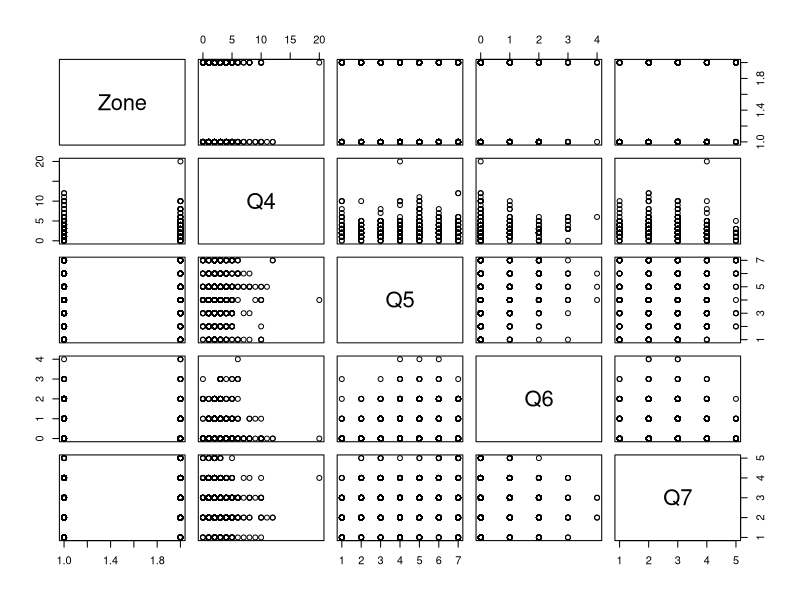
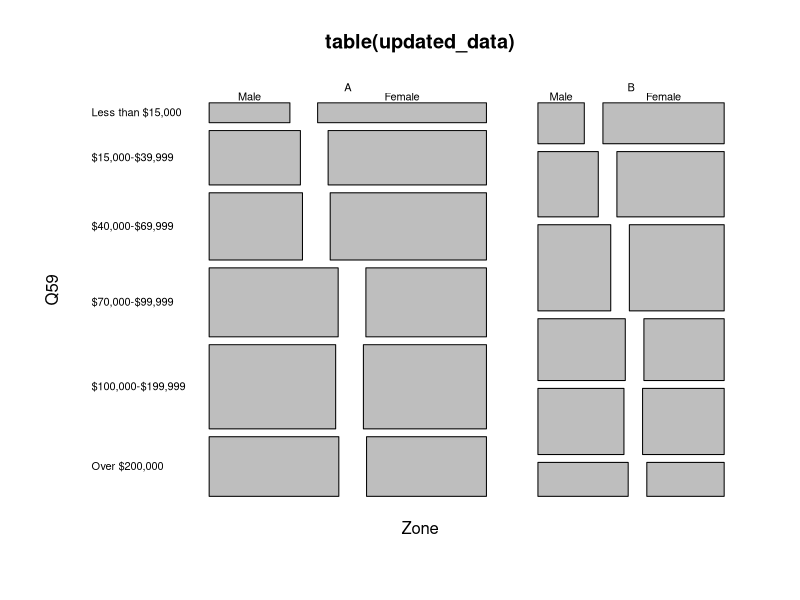

Write R code to recreate these figures, in order.
## ---- chunk 1
library(haven)
data <- read_sav('data/eds.spss.sample.sav')
## ---- chunk 2
# Structure of the data
str(data)
# Summary for a numerical variables
summary(data$Q4)
# Summary for a categorical variable
summary(as_factor(data$Q7))
## ---- chunk 3
# First 10 rows
head(data, 10)
# Last 10 rows
tail(data, 10)
# Total number of rows
nrow(data)
# Total number of columns
ncol(data)
# Column names
names(data) # also colnames(data)
## ---- chunk 4
library(dplyr)
library(magrittr) # for %>%
data <- data %>% mutate_at(vars(-Q4, -Q6, -Q50), as.factor)
## ---- chunk 5
# Plotting the first 5 columns
plot(data[,1:5])
## ---- chunk 6
data <- tibble::as_tibble(read_sav('data/eds.spss.sample.sav'))
## ---- chunk 7
head(data)
## ---- chunk 8
summary(data)
## ---- chunk 9
# Converting data types
updated_data <- data %>% mutate_at(vars(-Q4, -Q6, -Q50), as_factor)
## ---- chunk 10
summary(updated_data)
## ---- chunk 11
# Removing rows where birth year is irrelevant
# Here we decided that all birth year must be greater 1900
updated_data <- data %>% filter(Q50 > 1900)
# Now if we re-run its summary
summary(updated_data$Q50)
# Removing rows with birth year greater than 1900 and missing responses for Q4
updated_data <- data %>% filter(Q50 > 1900, !is.na(Q4))
summary(updated_data$Q50)
summary(updated_data$Q4)
## ---- chunk 12
data$Zone <- factor(data$Zone)
data <- data %>% mutate_at(vars(-Q4, -Q6, -Q50), as_factor)
## ---- chunk 13
# Creating a new dataframe with only zone, gender, and income column
updated_data <- data %>% select(Zone, Q59, Q51)
head(updated_data, 10)
plot(table(updated_data), las=1)
## ---- chunk 14
# To split the dataset into multiple dataframe of 10 rows each
max_number_of_rows_per_dataframe <- 10
total_number_rows_in_the_current_dataset <- nrow(data)
sets_of_10rows_dataframes <- split(data, 
                                   rep(1:ceiling(total_number_rows_in_the_current_dataset/max_number_of_rows_per_dataframe), 
                                       each=max_number_of_rows_per_dataframe, 
                                       length.out=total_number_rows_in_the_current_dataset)
                                   )
# Here are the first 2 dataframes
sets_of_10rows_dataframes[[1]] # or sets_of_10rows_dataframes$`1`
sets_of_10rows_dataframes[[2]]
## ---- chunk 15
data <- data %>% filter(Q50 > 1900)
## ---- chunk 16
# Replacing Q50 values to their age in 2020
updated_data <- data %>% mutate(Q50 = 2020 - Q50)
head(updated_data, 10)
# It is also possible to leave Q50 untouched and store the results into a new column
updated_data <- data %>% mutate(age = 2020 - Q50)
head(updated_data, 10)
summary(updated_data$age)
## ---- chunk 17
summary(as_factor(data$Q5))
## ---- chunk 18
# Recoding Q5
recoded.with.recode <- recode(data$Q5, `Not Worried At All`="1", `Extremely Worried`="7")
summary(recoded.with.recode)
recoded.with.recode_factor <- recode_factor(data$Q5, `Not Worried At All`="1", `Extremely Worried`="7")
summary(recoded.with.recode_factor)
## ---- chunk 19
# Add column age where the values are 2020 - Q50
data$age <- 2020 - data$Q50
# Replace Q5 with value "Not Worried At All" to "1"
data$Q5[data$Q5 == "Not Worried At All"] <- 1
## ---- chunk 20
library(tidyr)
# We have to pivot by variable type
# Pivot longer for factor variables
pivoted.longer <- data %>% 
  select_if(is.factor) %>% 
  pivot_longer(-Zone, names_to = "question", values_to = "value")
pivoted.longer
# Then we can reshape it back to the original
pivoted.wider <- pivoted.longer %>%
  group_by(question) %>% mutate(row = row_number()) %>% 
  pivot_wider(names_from = question, values_from = value) %>% 
  select(-row)
pivoted.wider
## ---- chunk 21
# Creating a new column with responses from both Q7 and Q10
merged <- data %>% unite("Q7_Q10", Q7:Q10, sep = "__", remove = TRUE, na.rm = FALSE)
merged
# To split it back
merged %>% separate(Q7_Q10, c("Q7", "Q10"), sep = "__", remove = TRUE)
